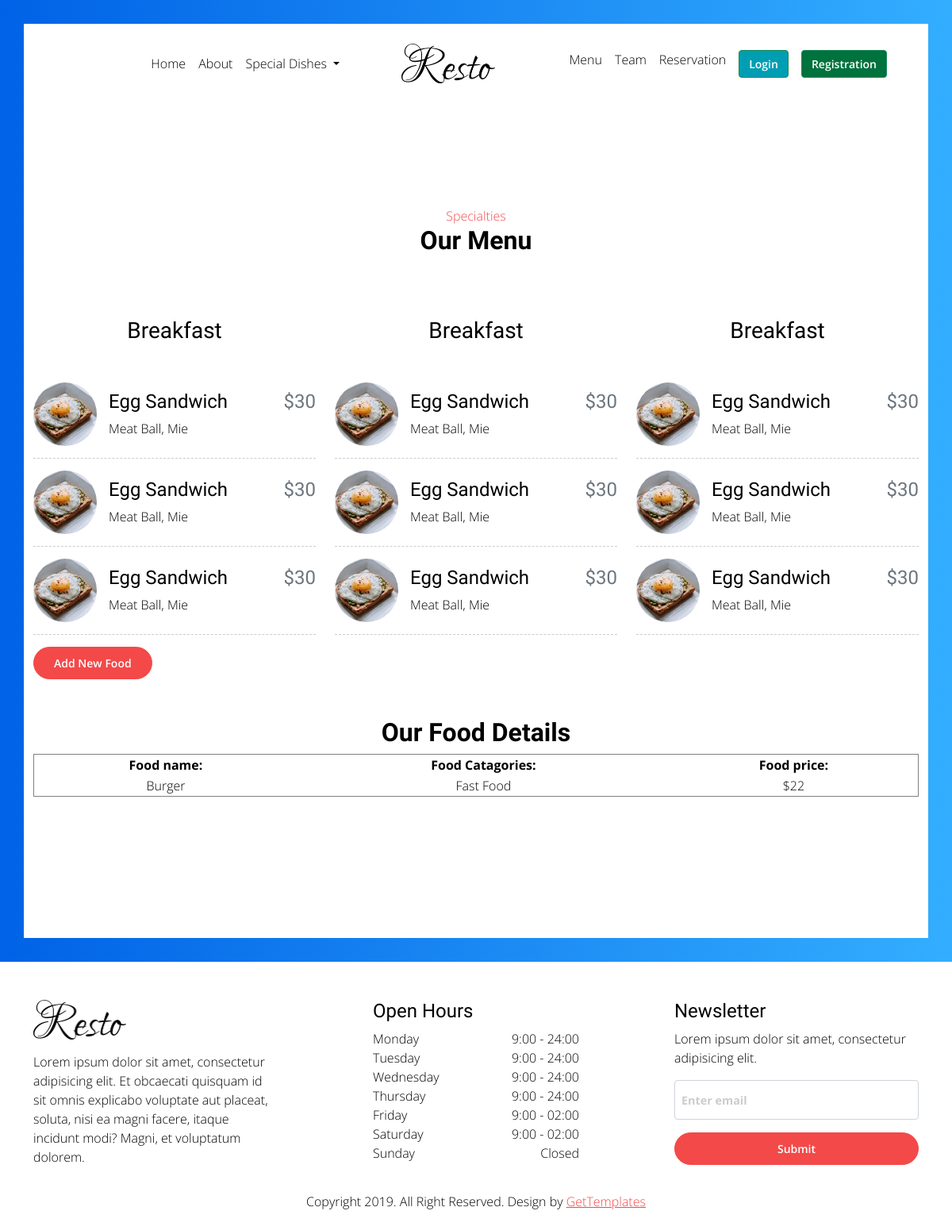
The app's page /menu/, older data.
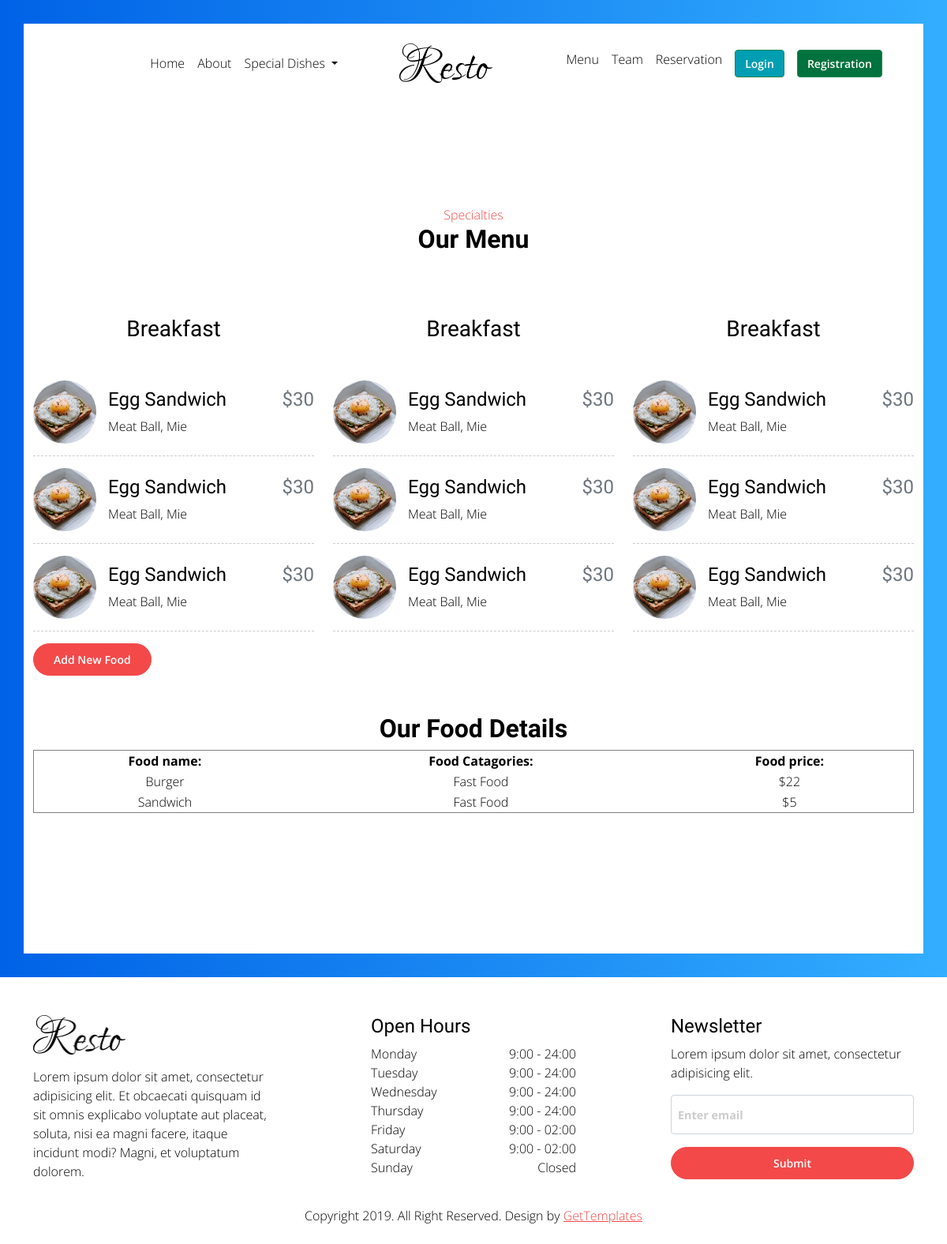
The same page, newer data.
### website_template/models.py (models this page shows, shortened)
class Menu(models.Model):
    Food_name = models.CharField(max_length=100)
    Food_Catagories = models.CharField(max_length=50)
    Food_price = models.IntegerField()

### website_template/views.py (the view)
# urls.py: path('menu/', views.menu, name='menu'),
def menu(request):
    if request.method == 'POST':
        form = MenuForm(request.POST or None)
        if form.is_valid():
            form.save()
            messages.success(request,('Food is added Successfully!'))
    food = Menu.objects.all
    dic = {'text1':'Our Food Details ' , 'food_list': food , 'pr':'$'}
    return render(request,'menu.html', dic)

### templates/menu.html (shortened to what this page needs)
{% extends "base.html" %}
{% block body_block %}
{% load static %}
                <section id="gtco-menu" class="section-padding">
                    <div class="container">
                        <div class="section-content">
                            <div class="row mb-5">
                                <div class="col-md-12">
                                    <div class="heading-section text-center">
                                        <span class="subheading">
                                            Specialties
                                        </span>
                                        <h2>
                                            Our Menu
                                        </h2>
                                    </div>
                                </div>
                            </div>
                            <div class="row">
                                <div class="col-lg-4 menu-wrap">
                                    <div class="heading-menu">
                                        <h3 class="text-center mb-5">Breakfast</h3>
                                    </div>
                                    <div class="menus d-flex align-items-center">
                                        <div class="menu-img rounded-circle">
                                            <img class="img-fluid" src="{% static 'img/breakfast-1.jpg' %}" alt="">
                                        </div>
                                        <div class="text-wrap">
                                            <div class="row align-items-start">
                                                <div class="col-8">
                                                    <h4>Egg Sandwich</h4>
                                                </div>
                                                <div class="col-4">
                                                    <h4 class="text-muted menu-price">$30</h4>
                                                </div>
                                            </div>
                                            <p>Meat Ball, Mie</p>
                                        </div>
                                    </div>
                                    <div class="menus d-flex align-items-center">
                                        <div class="menu-img rounded-circle">
                                            <img class="img-fluid" src="{% static 'img/breakfast-1.jpg' %}" alt="">
                                        </div>
                                        <div class="text-wrap">
                                            <div class="row align-items-start">
                                                <div class="col-8">
                                                    <h4>Egg Sandwich</h4>
                                                </div>
                                                <div class="col-4">
                                                    <h4 class="text-muted menu-price">$30</h4>
                                                </div>
                                            </div>
                                            <p>Meat Ball, Mie</p>
                                        </div>
                                    </div>
                                    <div class="menus d-flex align-items-center">
                                        <div class="menu-img rounded-circle">
                                            <img class="img-fluid" src="{% static 'img/breakfast-1.jpg' %}" alt="">
                                        </div>
                                        <div class="text-wrap">
                                            <div class="row align-items-start">
                                                <div class="col-8">
                                                    <h4>Egg Sandwich</h4>
                                                </div>
                                                <div class="col-4">
                                                    <h4 class="text-muted menu-price">$30</h4>
                                                </div>
                                            </div>
                                            <p>Meat Ball, Mie</p>
                                        </div>
                                    </div>
                                </div>
                                <div class="col-lg-4 menu-wrap">
                                    <div class="heading-menu">
                                        <h3 class="text-center mb-5">Breakfast</h3>
                                    </div>
                                    <div class="menus d-flex align-items-center">
                                        <div class="menu-img rounded-circle">
                                            <img class="img-fluid" src="{% static 'img/breakfast-1.jpg' %}" alt="">
                                        </div>
                                        <div class="text-wrap">
                                            <div class="row align-items-start">
                                                <div class="col-8">
                                                    <h4>Egg Sandwich</h4>
                                                </div>
                                                <div class="col-4">
                                                    <h4 class="text-muted menu-price">$30</h4>
                                                </div>
                                            </div>
                                            <p>Meat Ball, Mie</p>
                                        </div>
                                    </div>
                                    <div class="menus d-flex align-items-center">
                                        <div class="menu-img rounded-circle">
                                            <img class="img-fluid" src="{% static 'img/breakfast-1.jpg' %}" alt="">
                                        </div>
                                        <div class="text-wrap">
                                            <div class="row align-items-start">
                                                <div class="col-8">
                                                    <h4>Egg Sandwich</h4>
                                                </div>
                                                <div class="col-4">
                                                    <h4 class="text-muted menu-price">$30</h4>
                                                </div>
                                            </div>
                                            <p>Meat Ball, Mie</p>
                                        </div>
                                    </div>
                                    <div class="menus d-flex align-items-center">
                                        <div class="menu-img rounded-circle">
                                            <img class="img-fluid" src="{% static 'img/breakfast-1.jpg' %}" alt="">
                                        </div>
                                        <div class="text-wrap">
                                            <div class="row align-items-start">
                                                <div class="col-8">
                                                    <h4>Egg Sandwich</h4>
                                                </div>
                                                <div class="col-4">
                                                    <h4 class="text-muted menu-price">$30</h4>
                                                </div>
                                            </div>
                                            <p>Meat Ball, Mie</p>
                                        </div>
                                    </div>
                                </div>
                                <div class="col-lg-4 menu-wrap">
                                    <div class="heading-menu">
                                        <h3 class="text-center mb-5">Breakfast</h3>
                                    </div>
                                    <div class="menus d-flex align-items-center">
                                        <div class="menu-img rounded-circle">
                                            <img class="img-fluid" src="{% static 'img/breakfast-1.jpg' %}" alt="">
                                        </div>
                                        <div class="text-wrap">
                                            <div class="row align-items-start">
                                                <div class="col-8">
                                                    <h4>Egg Sandwich</h4>
                                                </div>
                                                <div class="col-4">
                                                    <h4 class="text-muted menu-price">$30</h4>
                                                </div>
                                            </div>
                                            <p>Meat Ball, Mie</p>
                                        </div>
                                    </div>
                                    <div class="menus d-flex align-items-center">
                                        <div class="menu-img rounded-circle">
                                            <img class="img-fluid" src="{% static 'img/breakfast-1.jpg' %}" alt="">
                                        </div>
                                        <div class="text-wrap">
                                            <div class="row align-items-start">
                                                <div class="col-8">
                                                    <h4>Egg Sandwich</h4>
                                                </div>
                                                <div class="col-4">
                                                    <h4 class="text-muted menu-price">$30</h4>
                                                </div>
                                            </div>
                                            <p>Meat Ball, Mie</p>
                                        </div>
                                    </div>
                                    <div class="menus d-flex align-items-center">
                                        <div class="menu-img rounded-circle">
                                            <img class="img-fluid" src="{% static 'img/breakfast-1.jpg' %}" alt="">
                                        </div>
                                        <div class="text-wrap">
                                            <div class="row align-items-start">
                                                <div class="col-8">
                                                    <h4>Egg Sandwich</h4>
                                                </div>
                                                <div class="col-4">
                                                    <h4 class="text-muted menu-price">$30</h4>
                                                </div>
                                            </div>
                                            <p>Meat Ball, Mie</p>
                                        </div>
                                    </div>
                                </div>
                            </div>
                            <div>
                                <button type="button" class="btn btn-primary" data-bs-toggle="modal" data-bs-target="#myModal">
                                Add New Food
                                </button>
                            </div>
                            <div class="row">
                                <div class="col-lg-12 mt-5 mb-5">
                                    <h2 class="text-center">{{ text1 }}</h2>
                                    <table border="1" width=100%>
                                        <tr class="text-center">
                                            <th>Food name:</th>
                                            <th>Food Catagories:</th>
                                            <th>Food price:</th>
                                        </tr>
                                        {% for row in food_list %}
                                        <tr class="text-center">
                                            <td>{{ row.Food_name }}</td>
                                            <td>{{ row.Food_Catagories }}</td>
                                            <td>{{ pr }}{{ row.Food_price }}</td>
                                        </tr>
                                        {% endfor %}
                                    </table>
                                </div>
                            </div>
                        </div>
                    </div>
                </section>
            </div>
{% endblock %}

Row changes from the older to the newer data that the page shows:
added Menu: Food_name "Sandwich", Food_Catagories "Fast Food", pr "$", Food_price "5"
